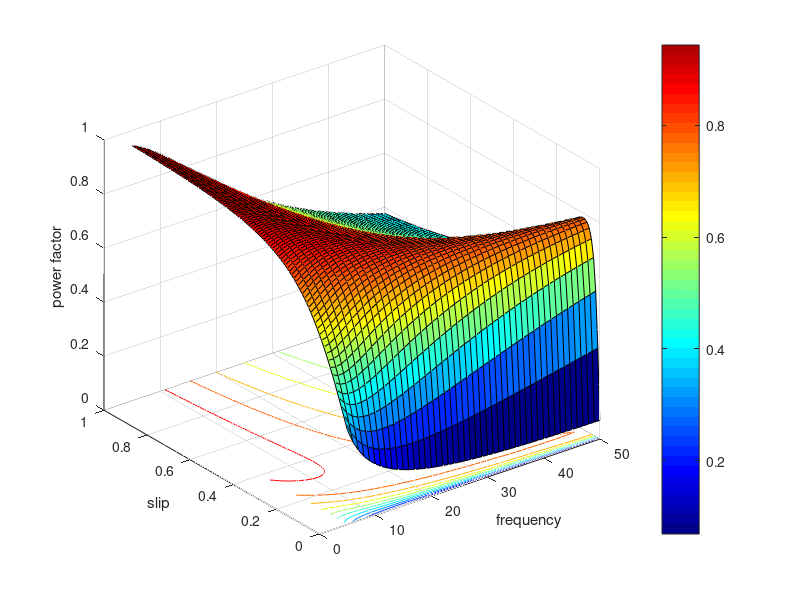
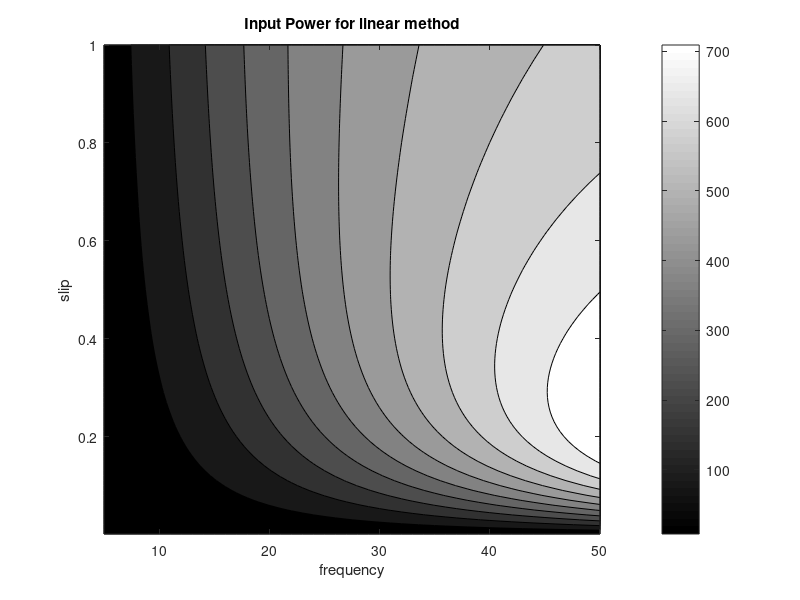
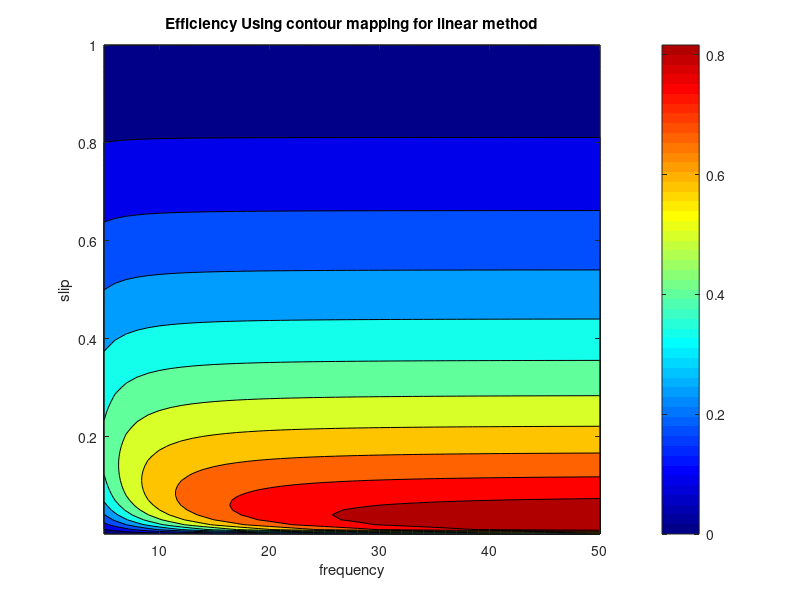

The MATLAB script that drew these images, in order:
clc

clear all
%%%%% Motor Parameter%%%%%%%%%%%%%%%%
f=5:1:50;% generating 46 frequency value
r1=25.6;
l1=.1680;
r2=18.58;
l2=.1680;
lm=2.0275;
p=4;



%%%%%% Essential value calculation%%%%%

vline2line=f*415/50;% generating 46 line to line voltage value correspondig to V/f relation
v_phase=vline2line/sqrt(3);% 46 phase voltage of the line2line voltage
n_sync=120*f/p;%46 synchronous speed value 
w_sync=n_sync*2*pi/60;% syncronos speed in rad/s
s=(0:1:100)/100;% Generating 101 slip value which will be used for each V/f pair 
s(1)=0.001;% slip should not be zero anyway
x1=2*pi*f*l1;% 46 stator impedence value
x2=2*pi*f*l2;%46 rotor impedence value
xm=2*pi*f*lm;%46 magnetization impedence value
z_th=(((1j*xm).*(r1+1j*x1))./(r1+1j*(x1+xm)));%46 thevenin impedence value
r_th=real(z_th);%46 rth
x_th=imag(z_th);%46 xth
v_th=v_phase.*(xm./sqrt(r1^2+(x1+xm).^2));%46 vth value


%%% Induced/ Electromagnetic Torque and output mechanical power calculation
t_ind=zeros(101,46);
p_out=zeros(101,46);
nm=zeros(1,101);%%Just a bucket to update value
wm=zeros(1,101);%% Just a bucket to update value
for column=1:46
    nm=(1-s)*n_sync(column);
    wm=nm*2*pi/60;
    for row=1:101
        t_ind(row,column)=(3*r2.*v_th(column)^2)./(w_sync(column).*((r_th(column)+(r2/s(row)))^2+(x_th(column)+x2(column))^2)*s(row));
        p_out(row,column)=t_ind(row,column).*wm(row);
    end
end





[fr,sc]=meshgrid(f,s);%%% fr is a 2D matrix.It`s value changes on column.all Row is duplicate of
%%% first row and number of row is equal to s`s number. sc is a 2d matrix. It`s value changes on 
%%% row.all Column is  duplicate of 1st column

%%%%Input Impedence Calculation
z_in=r1+1j*2*pi.*fr*l1+((((r2./sc)+1j*2*pi.*fr*l2).*(1j*2*pi.*fr*lm))./((r2./sc)+1j*2*pi.*fr*(l2+lm)));

%%%%%% input current calculation
i_in=zeros(101,46);
for column=1:46
    for row=1:101
        i_in(row,column)=v_phase(column)./z_in(row,column);%% as fr only chage in column so v_phase`s 
        %%% value change in new column  
    end
end

%%%%%%% cartesian to Polar
[theta_in,mag_in]=cart2pol(real(i_in),imag(i_in)); 
        
%%%% Power factor Calculation
pf=cos(theta_in);

%%%%% Input Power Calculation
p_in=zeros(101,46);
for column=1:46
    for row=1:101
        p_in(row,column)=3.*v_phase(column).*mag_in(row,column).*pf(row,column);%% as fr only chage in column so v_phase`s 
        %%% value change in new column  
    end
end

%%%%%% Efficiency Calculation
eff=zeros(101,46);
eff=p_out./p_in;
% 
    figure
    surfc(fr,sc,pf);
    xlabel('frequency');
    ylabel('slip')
    zlabel('power factor')
    %%%shading interp % gets rid of black line in surface plot
    colormap(jet(50)); % give a predefined colour choice
    colorbar % Add a colorbar that acts as a legend for colors
    
    
%     
%     figure
%     contourf(fr,sc,pf);
%     xlabel('frequency');
%     ylabel('slip')
%     zlabel('power factor for linear method')
%     title('Contour of power factor for linear method ')
%     %%%shading interp % gets rid of black line in surface plot
%     colormap(jet(50)); % give a predefined colour choice
%     colorbar % Add a colorbar that acts as a legend for colors
%     
%     
%     figure
%     contourf(fr,sc,mag_in);
%     xlabel('frequency');
%     ylabel('slip');
%     zlabel('Input Phase current,RMS');
%     title('Input Phase current,RMS');
%      colormap(jet(50));
%     colorbar
%     
%     
%     
    figure
    contourf(fr,sc,p_in);
    xlabel('frequency');
    ylabel('slip');
    zlabel('Input Power');
    title('Input Power for linear method');
    colormap(gray);
    colorbar
    
    
%     
%     figure
%     surf(fr,sc,p_out);
%     xlabel('frequency');
%     ylabel('slip');
%     zlabel('Output Power');
%      colormap(jet(50));
%     colorbar
%     
%     
%     figure
%     surf(fr,sc,eff);
%     xlabel('frequency');
%     ylabel('slip');
%     zlabel('Efficiency');
%     colormap(gray(50));
%     colorbar
%     
%     
%     %%%%%%%Contour
%     
%      figure
%     contour(fr,sc,eff);
%     xlabel('frequency');
%     ylabel('slip');
%     zlabel('Efficiency');
%     title('Efficiency Using contour mapping')
%     colormap(jet(50));
%     colorbar
%     
    %%%%%% Filled Contour, contourf
    figure
    contourf(fr,sc,eff);
    xlabel('frequency');
    ylabel('slip');
    zlabel('Efficiency');
    title('Efficiency Using contour mapping for linear method')
    colormap(jet(50));
    colorbar
    
%     
%     %%%%%% combine surf and contour, surfc
%     figure(8)
%     surfc(fr,sc,eff);
%     xlabel('frequency');
%     ylabel('slip');
%     zlabel('Efficiency');
%     title('Efficiency Using combined surf and  contour mapping')
%     colormap(jet(50));
%     colorbar
%     
    